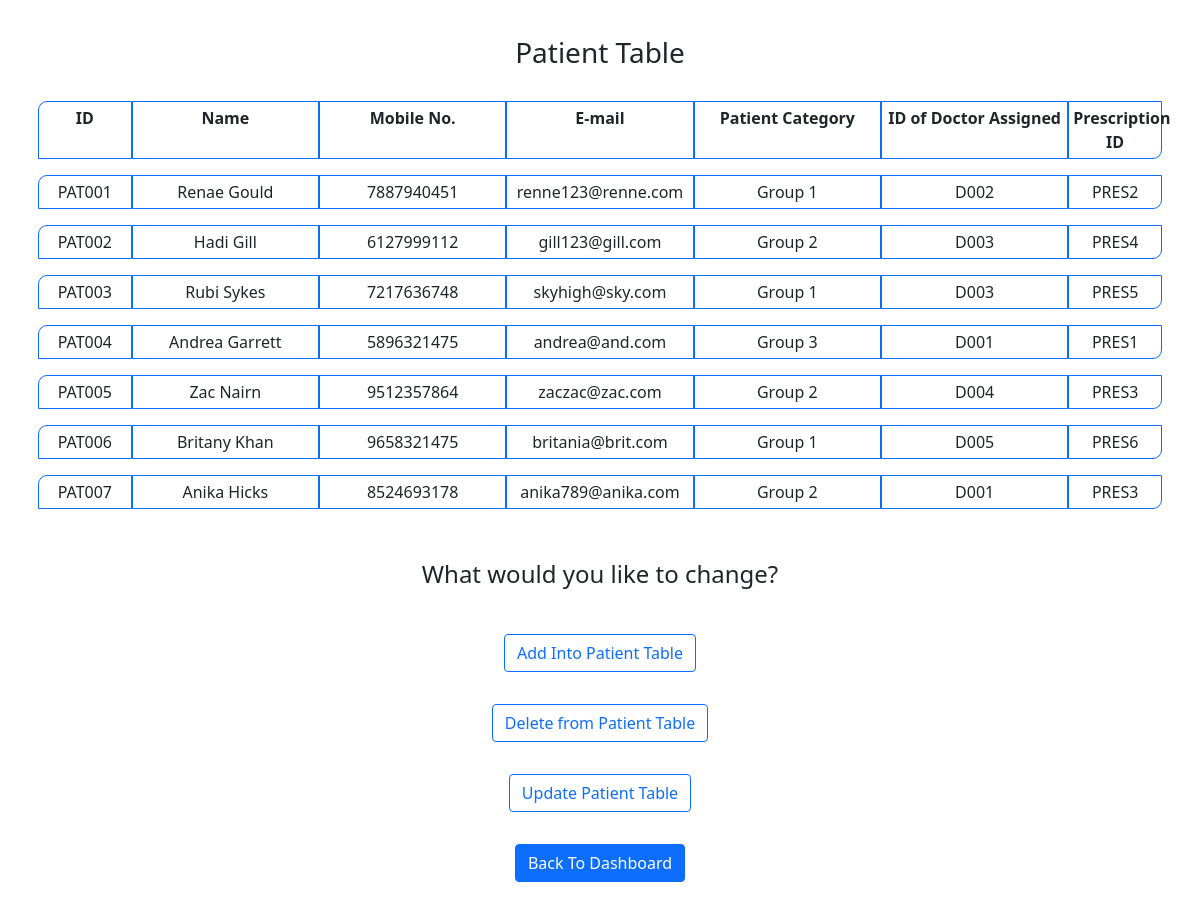
Screenshot of /admin/patient-options.php with the database file from the repository.
### tables this page shows
CREATE TABLE `patient` (
  `p_id` varchar(15) NOT NULL,
  `p_name` varchar(255) NOT NULL,
  `p_mobile` varchar(15) NOT NULL,
  `p_email` varchar(255) NOT NULL,
  `p_cat` varchar(225) NOT NULL,
  `p_doc` varchar(15) NOT NULL,
  `p_pres` varchar(15) NOT NULL,
  PRIMARY KEY (`p_id`),
  CONSTRAINT FK_patient_cat FOREIGN KEY (`p_cat`) REFERENCES `category`(`cat_type`) ON DELETE CASCADE ON UPDATE CASCADE,
  CONSTRAINT FK_patient_doc FOREIGN KEY (`p_doc`) REFERENCES `doctor`(`doc_id`) ON DELETE CASCADE ON UPDATE CASCADE,
  CONSTRAINT FK_patient_pres FOREIGN KEY (`p_pres`) REFERENCES `prescription`(`pres_id`) ON DELETE CASCADE ON UPDATE CASCADE
 );

### admin/patient-options.php (the view, shortened to what this page needs)
<!DOCTYPE html>
<html>
    <head>
        <link href="https://cdn.jsdelivr.net/npm/bootstrap@5.0.0-beta1/dist/css/bootstrap.min.css" rel="stylesheet">
        <link rel="stylesheet" href="">
    </head>
    <body class="text-center">
        <div class="container data-container">
            <h3>Patient Table</h3>
            <div class="p-2 row first-row">
                <div class="p-1 col-1 text-center border border-primary" style="border-radius: 9px 0 0 0;"><strong>ID</strong></div>
                <div class="p-1 col-2 text-center border border-primary"><strong>Name</strong></div>
                <div class="p-1 col-2 text-center border border-primary"><strong>Mobile No.</strong></div>
                <div class="p-1 col-2 text-center border border-primary"><strong>E-mail</strong></div>
                <div class="p-1 col-2 text-center border border-primary"><strong>Patient Category</strong></div>
                <div class="p-1 col-2 text-center border border-primary"><strong>ID of Doctor Assigned</strong></div>
                <div class="p-1 col-1 text-center border border-primary" style="border-radius: 0 0 9px 0;"><strong>Prescription ID</strong></div>
            </div>
            <?php
                include('../dbconnection.php');
                $query = "SELECT * FROM `patient`";
                $run = mysqli_query($conn, $query);
                while($data = mysqli_fetch_assoc($run)) {
                    ?>
                    <div class="p-2 row">
                        <div class="p-1 col-1 border border-primary" style="border-radius: 9px 0 0 0;"><?php echo $data['p_id'] ?></div>
                        <div class="p-1 col-2 border border-primary"><?php echo $data['p_name'] ?></div>
                        <div class="p-1 col-2 border border-primary"><?php echo $data['p_mobile'] ?></div>
                        <div class="p-1 col-2 border border-primary"><?php echo $data['p_email'] ?></div>
                        <div class="p-1 col-2 border border-primary"><?php echo $data['p_cat'] ?></div>
                        <div class="p-1 col-2 border border-primary"><?php echo $data['p_doc'] ?></div>
                        <div class="p-1 col-1 border border-primary" style="border-radius: 0 0 9px 0;"><?php echo $data['p_pres'] ?></div>
                    </div>
                    <?php
                }
            ?>
        </div>
        <div style="margin: 3.6% 0 2.4%;">
            <h4>What would you like to change?</h4>
        </div>
        <div class="container-fluid">
            <div class="row">
                <div class="col-12 p-3">
                    <a href="add-pat.php"><button type="button" class="btn btn-outline-primary">Add Into Patient Table</button></a>
                </div>
            </div>
            <div class="row">
                <div class="col-12 p-3">
                    <a href="del-pat.php"><button type="button" class="btn btn-outline-primary">Delete from Patient Table</button></a>
                </div>
            </div>
            <div class="row">
                <div class="col-12 p-3">
                    <a href="update-pat.php"><button type="button" class="btn btn-outline-primary">Update Patient Table</button></a>
                </div>
            </div>
        </div>
        <footer class="container-fluid text-center">
            <div class="col-12">
              <div class="p-3"><a href="admin-page.html"><button class="btn btn-details btn-primary">Back To Dashboard</button></a></div>
            </div>
        </footer>
    </body>
</html>

### admin/patient-options.php (style rules this page uses)
.data-container { margin: 3% auto 0; }
.first-row { margin-top: 2.1%; }

### rows the page displays
patient: p_id "PAT001", p_name "Renae Gould", p_mobile "7887940451", p_email "renne123@renne.com", p_cat "Group 1", p_doc "D002", p_pres "PRES2"
patient: p_id "PAT002", p_name "Hadi Gill", p_mobile "6127999112", p_email "gill123@gill.com", p_cat "Group 2", p_doc "D003", p_pres "PRES4"
patient: p_id "PAT003", p_name "Rubi Sykes", p_mobile "7217636748", p_email "skyhigh@sky.com", p_cat "Group 1", p_doc "D003", p_pres "PRES5"
patient: p_id "PAT004", p_name "Andrea Garrett", p_mobile "5896321475", p_email "andrea@and.com", p_cat "Group 3", p_doc "D001", p_pres "PRES1"
patient: p_id "PAT005", p_name "Zac Nairn", p_mobile "9512357864", p_email "zaczac@zac.com", p_cat "Group 2", p_doc "D004", p_pres "PRES3"
patient: p_id "PAT006", p_name "Britany Khan", p_mobile "9658321475", p_email "britania@brit.com", p_cat "Group 1", p_doc "D005", p_pres "PRES6"
patient: p_id "PAT007", p_name "Anika Hicks", p_mobile "8524693178", p_email "anika789@anika.com", p_cat "Group 2", p_doc "D001", p_pres "PRES3"
